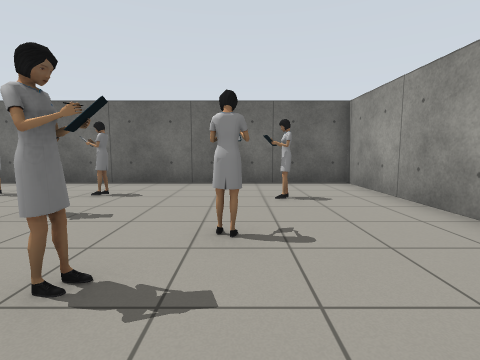
[1] (above)

15 first-person views from a walk through a Gazebo world. The camera is 0.94 m above the floor, tilts 6° down and sees 85° across. The floor is counted in squares, 1 m on a side. Each view is taken from the middle of a square. On the plan, view 1 faces up. The plan holds only what a view shows up to about 11 squares ahead; the rest is blank. Some stock models are drawn as simple stand-ins. Some surface patterns are stand-ins.

[2]
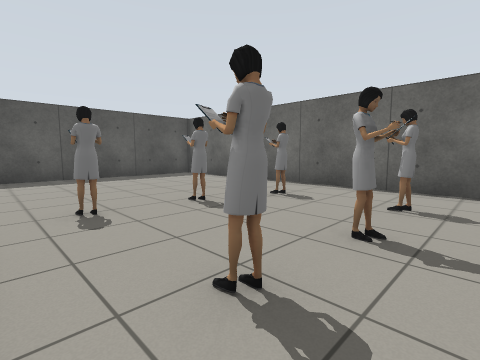

[3]
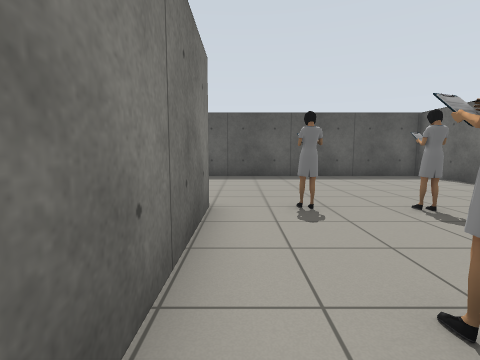

[4]
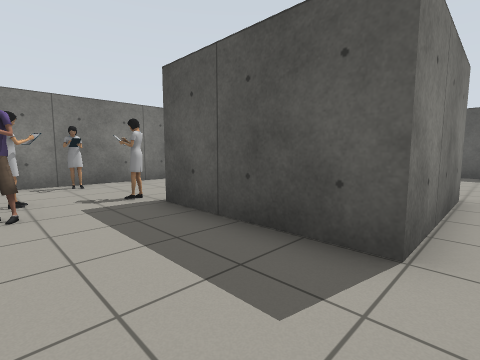

[5]
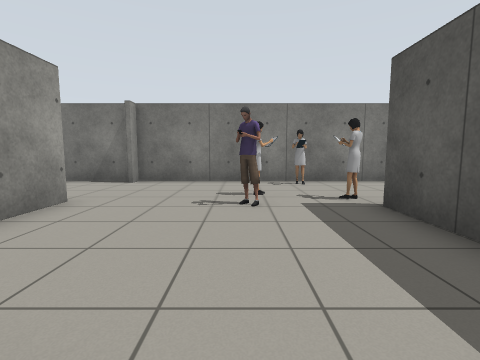

[6]
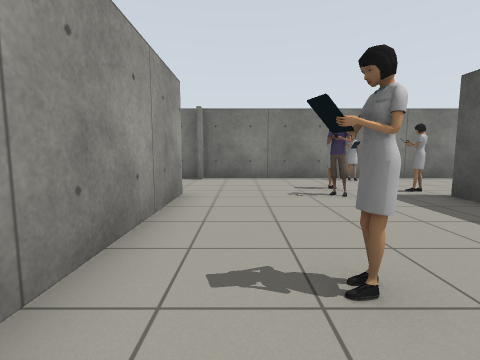

[7]
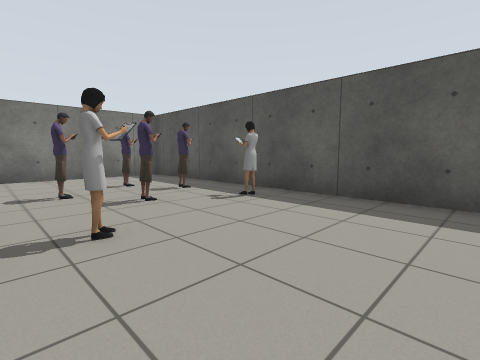

[8]
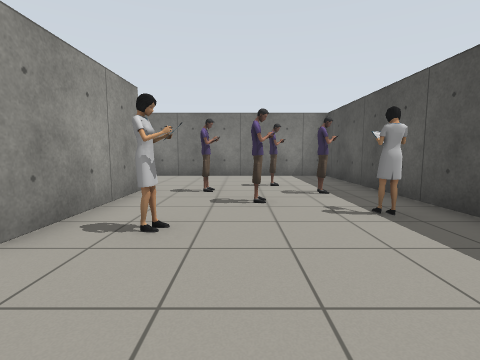

[9]
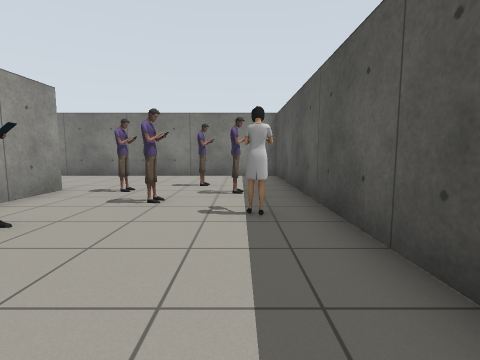

[10]
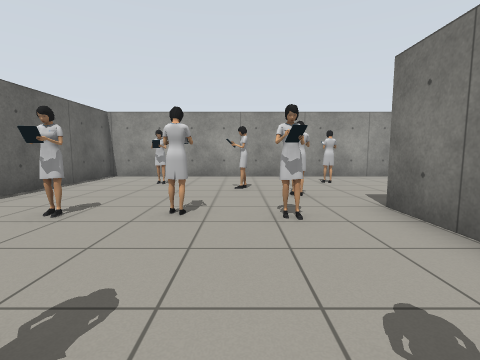

[11]
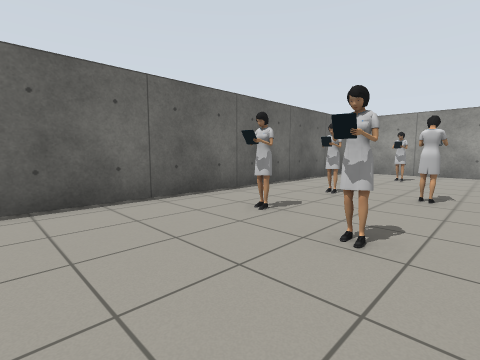

[12]
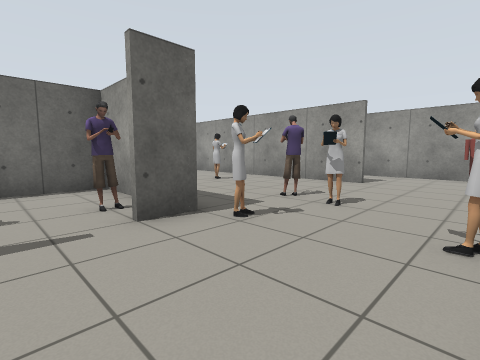

[13]
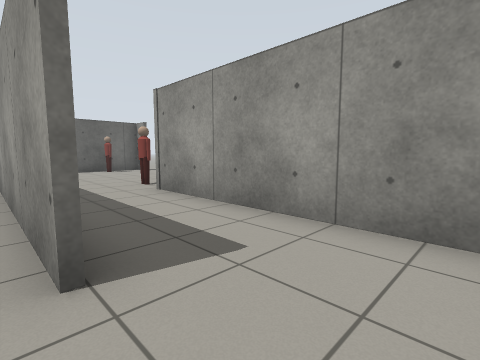

[14]
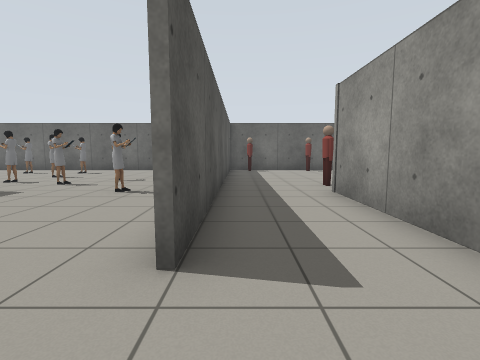

[15]
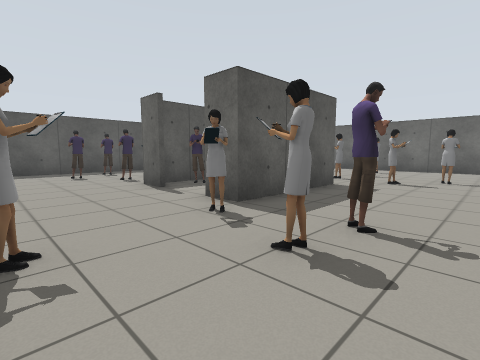

### Floor plan
Points are (right, up) in squares from view 1. A wall is a line through its corners. A room is listed if a view was taken in it or the views show most of it. See-through windows are left out.
Room 1 (views 1, 2, 3, 4, 5, 6, 7, 8, 9, 10, 11, 12, 13, 14, 15)
walls: (-2.7, -1.4) (-2.7, 0.3) (-4.8, 0.3); (-6.4, -1.3) (-6.4, -3); (-5.5, -3.5) (-6.5, -3.5) (-6.5, 0.5) (-2.5, 0.5) (-2.5, -3.5) (-3.6, -3.5); (3.5, 1.4) (3.5, -4); (3.3, -4) (3.3, 8.1) (-12.5, 8.1) (-12.5, -7.6) (3.3, -7.6) (3.3, -7); (3.5, -7.6) (5.8, -7.6); (6.3, -5.6) (6.3, 0.4)
ways out: opening at (4.5, 0.5)
objects: person (-11, -3); person (-11, -1); person (-10, -4); person (-9, -2); person (-8, -3); person (-8, 0); person (-7, 2); person (-6, -2); person (-6, 4); person (-6, 6); person (-4, -2); person (-3, 2); person (-3, 4); person (-3, 6); person (-2, -7); person (-2, -5) to (-2, -4); person (-1, -5); person (-1, 2); person (0, -4); person (0, 3); person (1, 0); person (1, 5)

Where each view was taken, in squares from view 1:
view 1: 0 up, 0 right, facing up
view 2: 1 up, 2 left, facing up-left
view 3: 1 up, 2 left, facing left
view 4: 1 up, 0 right, facing down-left
view 5: 1 up, 0 right, facing down
view 6: 2 up, 2 right, facing down
view 7: 3 up, 7 left, facing down-left
view 8: 3 up, 9 left, facing down
view 9: 3 up, 11 left, facing down
view 10: 3 up, 7 left, facing right
view 11: 3 up, 9 left, facing up-right
view 12: 7 down, 5 left, facing up-right
view 13: 6 down, 3 right, facing up-right
view 14: 6 down, 4 right, facing up
view 15: 7 down, 1 right, facing up-left
